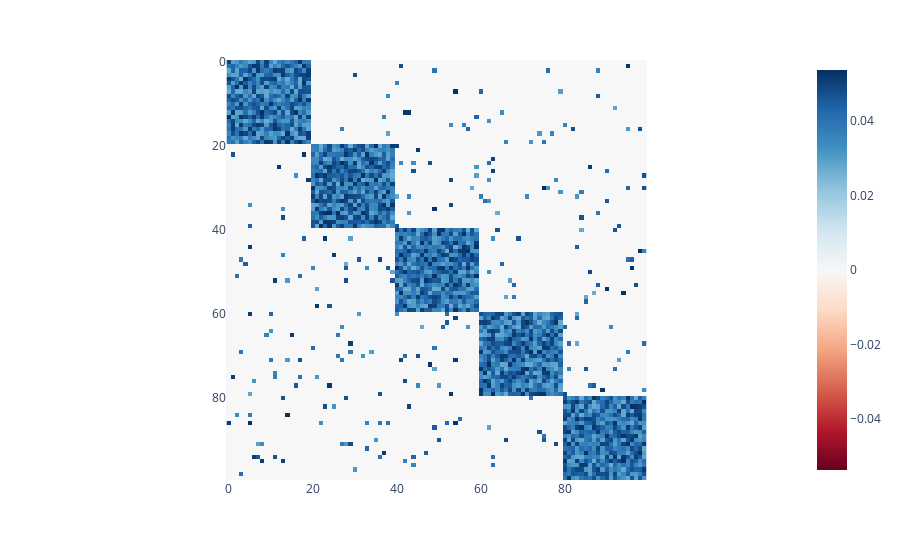

Notebook code for this chart:
### Code cell
# Plot Phi 
max_phi = np.max(generator.phi_coefficients[:,0,:,0])
fig = px.imshow(generator.phi_coefficients[:,0,:,0],zmin=-max_phi,zmax=max_phi,color_continuous_scale='RdBu')
fig.show()

### Figure 1 — Plotly figure (JSON) as saved in the notebook; plotly's stock layout.template omitted (floating-point values rounded to 4 significant figures; data arrays with more than 128 entries replaced by an {"elided": "..."} marker saying what was removed)
{"data": [{"coloraxis": "coloraxis", "hovertemplate": "x: %{x}<br>y: %{y}<br>color: %{z}<extra></extra>", "name": "0", "type": "heatmap", "xaxis": "x", "yaxis": "y", "z": {"elided": "100x100 float values"}}], "layout": {"coloraxis": {"cmax": 0.05364, "cmin": -0.05364, "colorscale": [[0, "rgb(103,0,31)"], [0.1, "rgb(178,24,43)"], [0.2, "rgb(214,96,77)"], [0.3, "rgb(244,165,130)"], [0.4, "rgb(253,219,199)"], [0.5, "rgb(247,247,247)"], [0.6, "rgb(209,229,240)"], [0.7, "rgb(146,197,222)"], [0.8, "rgb(67,147,195)"], [0.9, "rgb(33,102,172)"], [1, "rgb(5,48,97)"]]}, "margin": {"t": 60}, "xaxis": {"anchor": "y", "constrain": "domain", "domain": [0, 1], "scaleanchor": "y"}, "yaxis": {"anchor": "x", "autorange": "reversed", "constrain": "domain", "domain": [0, 1]}}}
